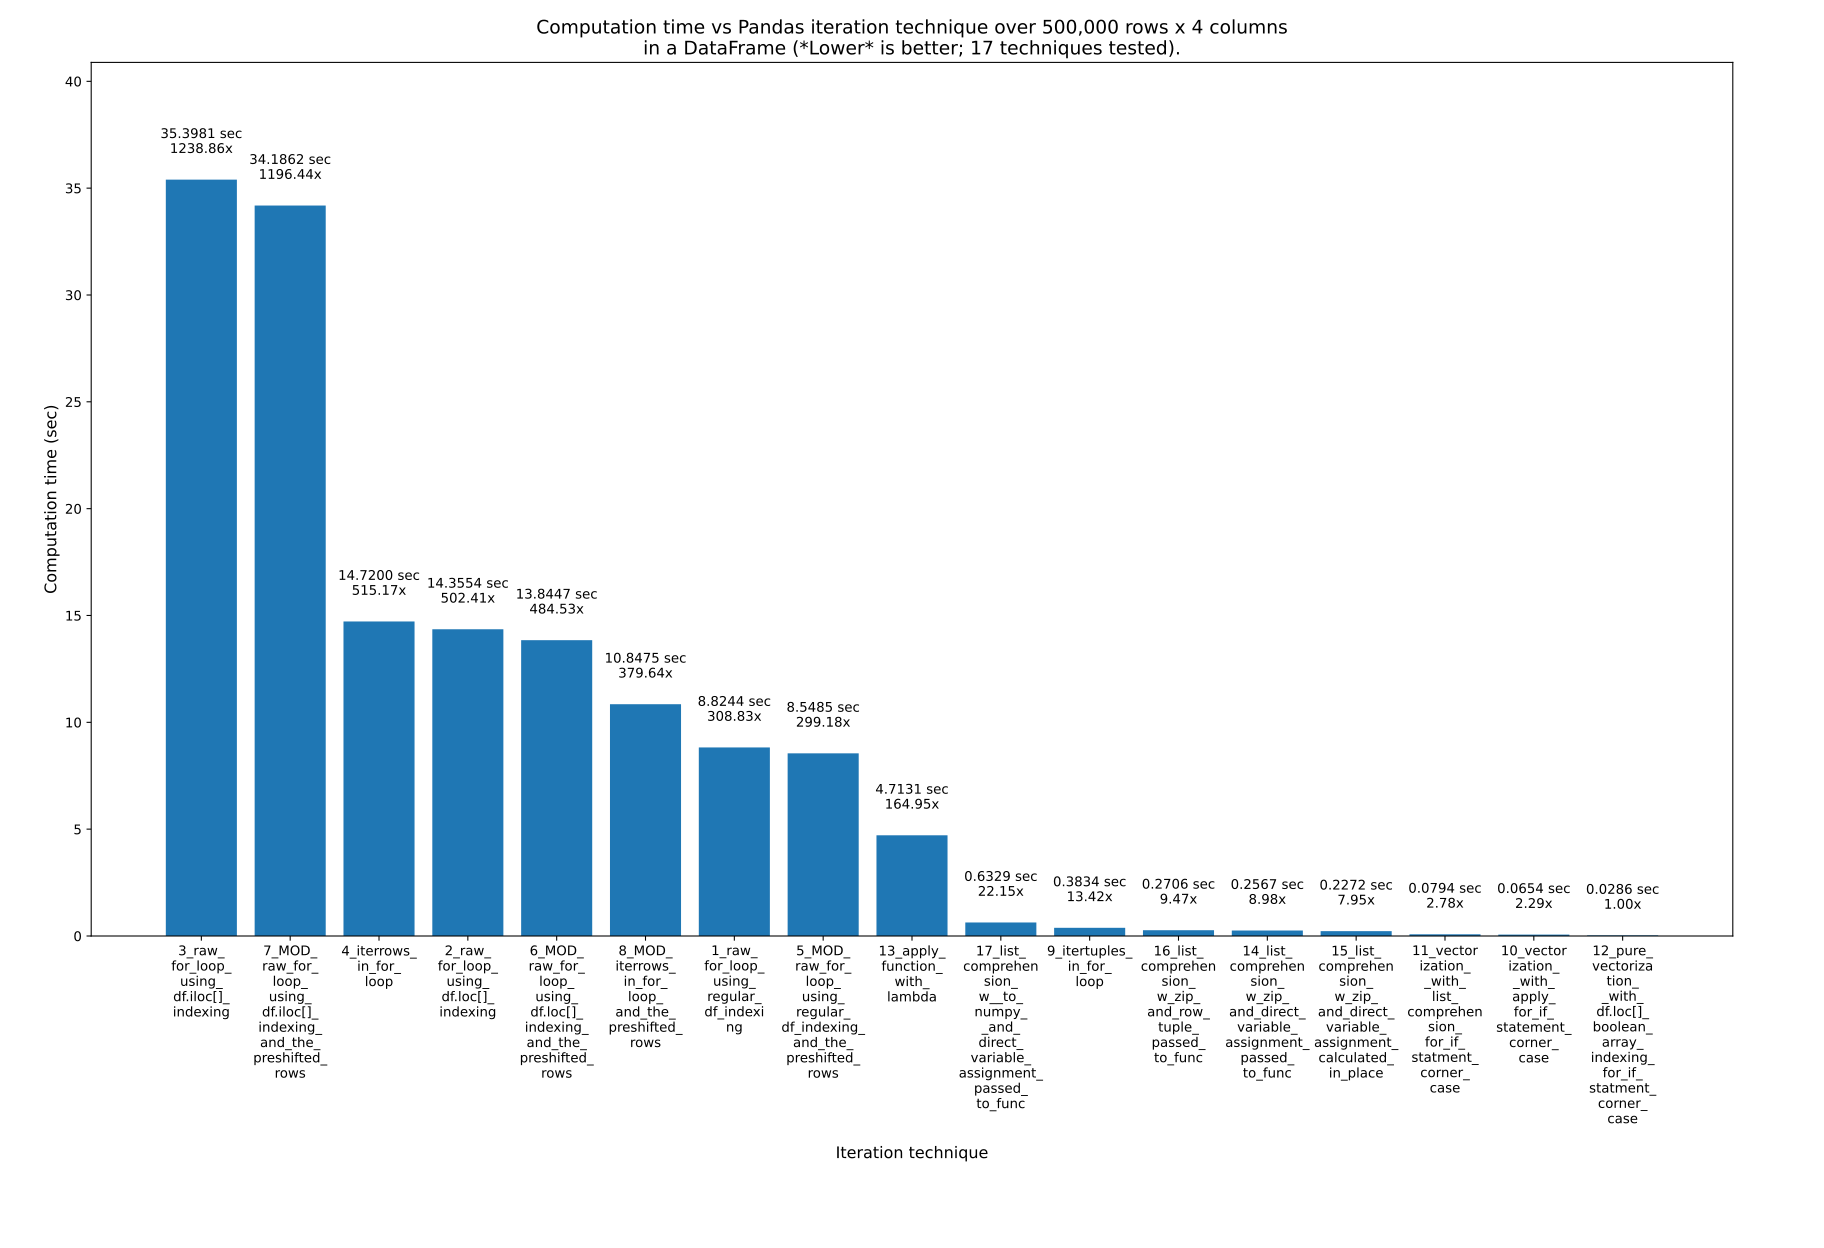

Write the Python code that produced this figure.
#!/usr/bin/env python3

"""
This file is part of eRCaGuy_hello_world:
https://github.com/ElectricRCAircraftGuy/eRCaGuy_hello_world

GS
Sept. 2023

Same as "pandas_dataframe_iteration_vs_vectorization_vs_list_comprehension_speed_tests.py", except
modify (hence the name "_mod") the first 4 techniques which iterate to NOT have the following `if`
statement check in them which may slow them down substantially:

            if i < 2 or i > len(df)-2:
                continue

I want to see how much faster those `for` loop techniques are withOUT having 2 million extra `if`
statement checks in them.
- So, this file now has **17** instead of 13 techniques in it.
- Search this file for the word "mod:" (case-INsensitive) to see the changes. OR, use `meld` to
  compare the two files:
  ```bash
  meld pandas_dataframe_iteration_vs_vectorization_vs_list_comprehension_speed_tests.py \
      pandas_dataframe_iteration_vs_vectorization_vs_list_comprehension_speed_tests_mod.py
  ```

Status: Done and works!

keywords: (keywords)

Check this script with `pylint` v2.0.0 or later. See "eRCaGuy_hello_world/python/README.md" for
installation instructions to install the latest version from GitHub.
For a list of all error codes, such as `C0301`, `C0116`, `W0105`, etc., see here:
https://pylint.pycqa.org/en/latest/messages/messages_list.html
```bash
pylint pandas_dataframe_iteration_vs_vectorization_vs_list_comprehension_speed_tests.py
```

Run command:
```bash
./pandas_dataframe_iteration_vs_vectorization_vs_list_comprehension_speed_tests.py
# OR
python3 pandas_dataframe_iteration_vs_vectorization_vs_list_comprehension_speed_tests.py
```

References:
1. "pandas_read_and_plot_csv.py"
1. How to iterate over rows in a DataFrame in Pandas
    1. https://stackoverflow.com/a/55557758/4561887
    1. https://stackoverflow.com/a/59413206/4561887
1. My answer on Python timestamps: https://stackoverflow.com/a/73482099/4561887


"""

import matplotlib.pyplot as plt
import numpy as np
import os
import pandas as pd
from pandas.testing import assert_series_equal
import re
import time

# See: "eRCaGuy_hello_world/python/import_helper.py"
FULL_PATH_TO_SCRIPT = os.path.abspath(__file__)
SCRIPT_DIRECTORY = str(os.path.dirname(FULL_PATH_TO_SCRIPT))
FILENAME = os.path.basename(FULL_PATH_TO_SCRIPT)
FILENAME_NO_EXTENSION = os.path.splitext(FILENAME)[0]

# For text formatting and colorization in the terminal.
# - See my ANSI format library here:
#   https://github.com/ElectricRCAircraftGuy/eRCaGuy_hello_world/blob/master/bash/ansi_text_format_lib.sh
ANSI_START = "\033["    # start of an ANSI formatting sequence
ANSI_FG_GRE = ";32"     # foreground color green
ANSI_FG_BLU = ";34"     # foreground color blue
ANSI_FG_BR_BLU = ";94"  # foreground color bright blue
ANSI_END = "m"          # end of an ANSI formatting sequence
ANSI_OFF = f"{ANSI_START}{ANSI_END}"
FGR = f"{ANSI_START}{ANSI_FG_GRE}{ANSI_END}"     # green text
FBL = f"{ANSI_START}{ANSI_FG_BLU}{ANSI_END}"     # blue text
FBB = f"{ANSI_START}{ANSI_FG_BR_BLU}{ANSI_END}"  # bright blue text
F = ANSI_OFF


def mkdir(directory):
    if not os.path.exists(directory):
        os.makedirs(directory)


DEBUG_ON = False  # set to False to disable debug prints

def debug_print(*args, **kwargs):
    if DEBUG_ON:
        print("DEBUG: ", *args, **kwargs)


def save_figure(filename):
    plt.savefig(f'{SCRIPT_DIRECTORY}/{filename}.svg')
    plt.savefig(f'{SCRIPT_DIRECTORY}/{filename}.png')


def add_newlines_every_n_chars(s, n):
    """
    ********** NOTE **********
    ORIGINALLY COPIED from my own code in "pandas_plot_bar_chart_better_GREAT_AUTOLABEL_DATA.py",
    but this here is now the most-up-to-date version of it.
    **************************

    Add a newline character to a string at the nearest underscore (`_`), space (` `), or dash (`-`)
    to the nth character. This is useful for making long labels fit on a plot.

    - Aided by GitHub CoPilot

    TODO:
    1. [ ] add unit tests. Example test cases/strings:
        name = "8_list_comprehension_w__to_numpy__and_direct_variable_assignment"
        name = "8_list comprehension_w__to_numpy--and_direct-variable assignment"
        name = "8listcomprehensionwtonumpyanddirectvariableassignment"
    1. [x] think through this really deeply and make sure it's correct. I'm not sure it's right, and
       it could easily have some "off by one" type problems in the logic and indexing!
       DONE!: the logic is correct; tested by carefully studying the debugging prints!
    """
    # return '\n'.join(s[i:i+n] for i in range(0, len(s), n))

    regex_pattern = r"[ _-]"

    remaining_chars = len(s)
    i_start = 0

    while remaining_chars > n:
        # If there is no underscore in the range, split at the nth character from the start, so make
        # this the default
        split_index = i_start + n
        if split_index >= len(s):
            break

        debug_print(f"len(s) = {len(s)}; n = {n}; n//2 = {n//2}")
        debug_print(f"bytes object (s.encode()) = {s.encode()}")
        debug_print(f"remaining_chars = {remaining_chars}")
        debug_print(f"i_start = {i_start}")
        debug_print(f"split_index = {split_index}")

        # Find the char of interest which is nearest to the nth character
        # See: https://docs.python.org/3/library/re.html#re.search
        match = re.search(regex_pattern, s[i_start + n//2:i_start + n + n//2])
        if match:
            debug_print(f"match.start() (offset by (i_start + n//2) = "
                      + f"{i_start + n//2}) = {match.start()}")

            # If there is a match, split one char to the right of the match, just after the matching
            # char we found
            split_index = i_start + n//2 + match.start() + 1
            debug_print(f"split_index = i_start + n//2 + match.start() + 1 = "
                      + f"{i_start} + {n//2} + {match.start()} + 1 = {split_index}")
            if split_index >= len(s):
                break

        # Split the string
        s = s[:split_index] + '\n' + s[split_index:]

        remaining_chars = len(s) - split_index - 1  # subtract the 1 we added above
        i_start = split_index + 1  # + 1 to go to the right of the newline char we just inserted

        debug_print(f"len(s) = {len(s)}; n = {n}; n//2 = {n//2}")
        debug_print(f"bytes object (s.encode()) = {s.encode()}")
        debug_print(f"remaining_chars = {remaining_chars}")
        debug_print(f"i_start = {i_start}")
        debug_print()

    return s


def plot_data(results_df, num_data_rows, num_data_cols):
    """
    Plot **and automatically label** the data in the given dataframe.

    ********** NOTE **********
    - This code was copied from:
      "eRCaGuy_hello_world/python/pandas_plot_bar_chart_better_GREAT_AUTOLABEL_DATA.py", but
      this here is now the most-up-to-date version of it.
    **************************
    """

    # create a bar chart
    fig = plt.figure(figsize=(19, 13))  # default is `(6.4, 4.8)` inches
    plt.bar(results_df["Method_short_names"], results_df["Time_sec"])
    plt.title(f'Computation time vs Pandas iteration technique over {num_data_rows:,} rows ' +
              f'x {num_data_cols} columns\n' +
              f'in a DataFrame (*Lower* is better; {len(results_df)} techniques tested).',
              fontsize=14)
    plt.xlabel('Iteration technique', labelpad=15, fontsize=12) # use labelpad to lower the label
    plt.ylabel('Computation time (sec)', fontsize=12)

    # Prepare to add text labels to each bar
    results_df["text_x"] = results_df.index # use the indices as the x-positions
    results_df["text_y"] = results_df["Time_sec"] + 0.05*results_df["Time_sec"].max()
    results_df["time_multiplier"] = results_df["Time_sec"] / results_df["Time_sec"].min()
    results_df["text_label"] = (results_df["Time_sec"].map("{:.4f} sec\n".format) +
                                results_df["time_multiplier"].map("{:.2f}x".format))

    # Use a list comprehension to actually call `plot.text()` to **automatically add a plot label**
    # for each row in the dataframe
    [
        plt.text(
            text_x,
            text_y,
            text_label,
            horizontalalignment='center',
            verticalalignment='center'
        ) for text_x, text_y, text_label
        in zip(
            results_df["text_x"],
            results_df["text_y"],
            results_df["text_label"]
        )
    ]

    print(f"results_df =\n{results_df}")

    ymin, ymax = plt.ylim()
    plt.ylim(ymin, ymax*1.1)  # add 10% to the top of the y-axis
    # increase the whitespace under the figure to leave space for long, wrapping labels; decrease
    # the whitespace on all other sides
    fig.subplots_adjust(left=0.05, right=0.95, top=0.95, bottom=0.25)
    save_figure(FILENAME_NO_EXTENSION)


def calculate_new_column_b_value(b_value):
    b_value_new = (6 * b_value) if b_value > 0 else (60 * b_value)  # Python ternary operator
    return b_value_new


def calculate_val(
        A_i_minus_2,
        A_i_minus_1,
        A,
        A_i_plus_1,
        B,
        C,
        D):
    """
    Calculate and return a new value, `val`, by performing the following equation:
    val_i = 2 * A_(i-2)
          + 3 * A_(i-1)
          + 4 * A_i
          + 5 * A_(i+1)
          + ((6 * B_i) if B > 0 else (60 * B_i))  # don't forget parenthesis around the whole line!
          + 7 * C_i
          - 8 * D_i
    """
    val = (
        2 * A_i_minus_2
        + 3 * A_i_minus_1
        + 4 * A
        + 5 * A_i_plus_1
        # Python ternary operator; don't forget parentheses around the entire ternary expression!
        + ((6 * B) if B > 0 else (60 * B))
        + 7 * C
        - 8 * D
    )
    return val


def assert_all_results_are_equal(df_dict):
    """
    Assert that all val series objects from each calculation technique are the same.
    """
    print()
    # Get the first technique's val series as the "golden" one to compare against
    df_first = df_dict[list(df_dict.keys())[0]]
    series_first = df_first["val"]
    for name, df in df_dict.items():
        print(f"Checking stats for technique \"{name}\"")

        debug_print(df)
        debug_print(f"\ndf.dtypes =\n{df.dtypes}\n\n")

        assert_series_equal(df["val"], series_first)

    print(f"{FGR}Tests passed: the results of all techniques are equal!{F}\n")
    print(f"df_first =\n{df_first}\n\n")
    print(f"Summary statistics:\n{series_first.describe()}")


def run_and_time_this_technique(name, technique_to_run_and_time, df_original, dt_sec, df_dict):
    """
    Run and time a DataFrame iteration technique.

    Args:
    - technique_to_run_and_time: a function to run and time; this must be a closure which has access to
        the variables in `main()'s scope.
    """
    df = df_original.copy()  # make a copy of the original dataframe to work with

    time_start_sec = time.monotonic()
    technique_to_run_and_time(df)
    time_end_sec = time.monotonic()

    val = df["val"]
    print(f"len(val) = {len(val)}") # debugging
    # print(f"val[:10] = {val[:10]}") # debugging
    # print(f"val[-10:] = {val[-10:]}") # debugging

    dt_sec[name] = time_end_sec - time_start_sec
    # Note: no need to `.copy()` this again, since we created `df` from a copy above already
    df_dict[name] = df

    print(f"{FBL}dt_sec[{name}] = {dt_sec[name]:.6f} sec{F}")
    print(f'df_dict[{name}]:\n------\n{df_dict[name]}')


def main():
    """
    The main function of this program.
    """

    mkdir(f"{SCRIPT_DIRECTORY}/../fake_data/figures")

    # Create an array (numpy list of lists) of fake data
    MIN_VAL = -1000
    MAX_VAL = 1000
    # NUM_ROWS = 10_000_000
    # NUM_ROWS = 2_000_000  # default for final tests
    # NUM_ROWS = 1_000_000
    NUM_ROWS = 500_000  # long enough for fast but "good" tests
    # NUM_ROWS = 100_000
    # NUM_ROWS = 10_000  # default for rapid development & initial tests
    NUM_COLS = 4
    data = np.random.randint(MIN_VAL, MAX_VAL, size=(NUM_ROWS, NUM_COLS))

    # Now convert it to a Pandas DataFrame with columns named "A", "B", "C", and "D"
    df_original = pd.DataFrame(data, columns=["A", "B", "C", "D"])
    print(f"dataframe = \n{df_original}")

    # Now calculate a new column, "val", using a variety of techniques, by following the formula
    # inside `calculate_val()`

    dt_sec = {}  # dictionary of time deltas in seconds
    df_dict = {}   # dictionary mapping string names to Pandas DataFrame objects
    technique_num = 0

    # ==============================================================================================
    technique_num += 1
    print(f"\n=== Technique {technique_num}: raw Python `for` loop using regular df indexing ===")
    # ==============================================================================================
    name = f"{technique_num}_raw_for_loop_using_regular_df_indexing"
    def technique_to_run_and_time(df):

        val = [np.NAN]*len(df)
        for i in range(len(df)):
            if i < 2 or i > len(df)-2:
                continue

            val[i] = calculate_val(
                df["A"][i-2],
                df["A"][i-1],
                df["A"][i],
                df["A"][i+1],
                df["B"][i],
                df["C"][i],
                df["D"][i],
            )
        df["val"] = val  # put this column back into the dataframe

    run_and_time_this_technique(name, technique_to_run_and_time, df_original, dt_sec, df_dict)

    # ==============================================================================================
    technique_num += 1
    print(f"\n=== Technique {technique_num}: raw Python `for` loop using `df.loc[]` " +
           "label-based indexing ===")
    # ==============================================================================================
    name = f"{technique_num}_raw_for_loop_using_df.loc[]_indexing"
    def technique_to_run_and_time(df):

        val = [np.NAN]*len(df)
        for i in range(len(df)):
            if i < 2 or i > len(df)-2:
                continue

            val[i] = calculate_val(
                df.loc[i-2, "A"],
                df.loc[i-1, "A"],
                df.loc[i,   "A"],
                df.loc[i+1, "A"],
                df.loc[i,   "B"],
                df.loc[i,   "C"],
                df.loc[i,   "D"],
            )

        df["val"] = val  # put this column back into the dataframe

    run_and_time_this_technique(name, technique_to_run_and_time, df_original, dt_sec, df_dict)

    # ==============================================================================================
    technique_num += 1
    print(f"\n=== Technique {technique_num}: raw Python `for` loop using `df.iloc[]` " +
           "index-based indexing ===")
    # ==============================================================================================
    name = f"{technique_num}_raw_for_loop_using_df.iloc[]_indexing"
    def technique_to_run_and_time(df):

        # column indices
        i_A = 0
        i_B = 1
        i_C = 2
        i_D = 3

        val = [np.NAN]*len(df)
        for i in range(len(df)):
            if i < 2 or i > len(df)-2:
                continue

            val[i] = calculate_val(
                df.iloc[i-2, i_A],
                df.iloc[i-1, i_A],
                df.iloc[i,   i_A],
                df.iloc[i+1, i_A],
                df.iloc[i,   i_B],
                df.iloc[i,   i_C],
                df.iloc[i,   i_D],
            )

        df["val"] = val  # put this column back into the dataframe

    run_and_time_this_technique(name, technique_to_run_and_time, df_original, dt_sec, df_dict)

    # ==============================================================================================
    technique_num += 1
    print(f"\n=== Technique {technique_num} [BAD-**NEVER** USE!]: use `iterrows()` in a Python `for` loop ===")
    # ==============================================================================================
    name = f"{technique_num}_iterrows_in_for_loop"
    def technique_to_run_and_time(df):

        val = [np.NAN]*len(df)
        for index, row in df.iterrows():
            if index < 2 or index > len(df)-2:
                continue

            val[index] = calculate_val(
                df["A"][index-2],
                df["A"][index-1],
                row["A"],
                df["A"][index+1],
                row["B"],
                row["C"],
                row["D"],
            )

        df["val"] = val  # put this column back into the dataframe

    run_and_time_this_technique(name, technique_to_run_and_time, df_original, dt_sec, df_dict)

    # ==============================================================================================
    print("\n=== For all of the next examples, we must first prepare the dataframe by adding\n" +
          "columns with previous and next values: A_(i-2), A_(i-1), and A_(i+1). ===")
    # ==============================================================================================
    name = "adding_shifted_data"

    time_start_sec = time.monotonic()

    df_original["A_i_minus_2"] = df_original["A"].shift(2)  # val at index i-2
    df_original["A_i_minus_1"] = df_original["A"].shift(1)  # val at index i-1
    df_original["A_i_plus_1"] = df_original["A"].shift(-1)  # val at index i+1

    # Note: to ensure that no partial calculations are ever done with rows which have NaN values due
    # to the shifting, we can either drop such rows with `.dropna()`, or set all values in these
    # rows to NaN. I'll choose the latter so that the stats that will be generated with the
    # techniques below will end up matching the stats which were produced by the prior techniques
    # above.
    # df_original = df_original.dropna()
    df_original.iloc[:2, :] = np.NAN   # slicing operators: first two rows, all columns
    df_original.iloc[-1:, :] = np.NAN  # slicing operators: last row, all columns

    time_end_sec = time.monotonic()
    dt_sec[name] = time_end_sec - time_start_sec
    print(f"{FBL}dt_sec[{name}] = {dt_sec[name]:.6f} sec{F}")

    # ==============================================================================================
    # MOD: using the pre-shifted rows
    technique_num += 1
    print(f"\n=== Technique {technique_num}: raw Python `for` loop using regular df indexing "
          f"and the pre-shifted rows ===")
    # ==============================================================================================
    name = f"{technique_num}_MOD_raw_for_loop_using_regular_df_indexing_and_the_preshifted_rows"
    def technique_to_run_and_time(df):

        val = [np.NAN]*len(df)
        for i in range(len(df)):
            val[i] = calculate_val(
                df["A_i_minus_2"][i],
                df["A_i_minus_1"][i],
                df["A"][i],
                df["A_i_plus_1"][i],
                df["B"][i],
                df["C"][i],
                df["D"][i],
            )
        df["val"] = val  # put this column back into the dataframe

    run_and_time_this_technique(name, technique_to_run_and_time, df_original, dt_sec, df_dict)

    # ==============================================================================================
    # MOD: using the pre-shifted rows
    technique_num += 1
    print(f"\n=== Technique {technique_num}: raw Python `for` loop using `df.loc[]` " +
           "label-based indexing and the pre-shifted rows ===")
    # ==============================================================================================
    name = f"{technique_num}_MOD_raw_for_loop_using_df.loc[]_indexing_and_the_preshifted_rows"
    def technique_to_run_and_time(df):

        val = [np.NAN]*len(df)
        for i in range(len(df)):
            val[i] = calculate_val(
                df.loc[i, "A_i_minus_2"],
                df.loc[i, "A_i_minus_1"],
                df.loc[i, "A"],
                df.loc[i, "A_i_plus_1"],
                df.loc[i, "B"],
                df.loc[i, "C"],
                df.loc[i, "D"],
            )

        df["val"] = val  # put this column back into the dataframe

    run_and_time_this_technique(name, technique_to_run_and_time, df_original, dt_sec, df_dict)

    # ==============================================================================================
    # MOD: using the pre-shifted rows
    technique_num += 1
    print(f"\n=== Technique {technique_num}: raw Python `for` loop using `df.iloc[]` " +
           "index-based indexing and the pre-shifted rows ===")
    # ==============================================================================================
    name = f"{technique_num}_MOD_raw_for_loop_using_df.iloc[]_indexing_and_the_preshifted_rows"
    def technique_to_run_and_time(df):

        # column indices
        i_A = 0
        i_B = 1
        i_C = 2
        i_D = 3

        # These columns were added last, so these indices are the last 3 columns
        i_A_minus_2 = -3
        i_A_minus_1 = -2
        i_A_plus_1 = -1

        val = [np.NAN]*len(df)
        for i in range(len(df)):
            val[i] = calculate_val(
                df.iloc[i, i_A_minus_2],
                df.iloc[i, i_A_minus_1],
                df.iloc[i, i_A],
                df.iloc[i, i_A_plus_1],
                df.iloc[i, i_B],
                df.iloc[i, i_C],
                df.iloc[i, i_D],
            )

        df["val"] = val  # put this column back into the dataframe

    run_and_time_this_technique(name, technique_to_run_and_time, df_original, dt_sec, df_dict)

    # ==============================================================================================
    # MOD: using the pre-shifted rows
    technique_num += 1
    print(f"\n=== Technique {technique_num} [BAD-**NEVER** USE!]: use `iterrows()` in a Python "
          f"`for` loop, and the pre-shifted rows ===")
    # ==============================================================================================
    name = f"{technique_num}_MOD_iterrows_in_for_loop_and_the_preshifted_rows"
    def technique_to_run_and_time(df):

        val = [np.NAN]*len(df)
        for index, row in df.iterrows():
            val[index] = calculate_val(
                row["A_i_minus_2"],
                row["A_i_minus_1"],
                row["A"],
                row["A_i_plus_1"],
                row["B"],
                row["C"],
                row["D"],
            )

        df["val"] = val  # put this column back into the dataframe

    run_and_time_this_technique(name, technique_to_run_and_time, df_original, dt_sec, df_dict)

    # ==============================================================================================
    technique_num += 1
    print(f"\n=== Technique {technique_num}: named `itertuples()` in a Python `for` loop ===")
    # See here for this and other `itertuples()`-based techniques:
    # https://stackoverflow.com/a/59413206/4561887
    # ==============================================================================================
    name = f"{technique_num}_itertuples_in_for_loop"
    def technique_to_run_and_time(df):

        val = [np.NAN]*len(df)
        for row in df.itertuples():
            val[row.Index] = calculate_val(
                row.A_i_minus_2,
                row.A_i_minus_1,
                row.A,
                row.A_i_plus_1,
                row.B,
                row.C,
                row.D,
            )

        df["val"] = val  # put this column back into the dataframe

    run_and_time_this_technique(name, technique_to_run_and_time, df_original, dt_sec, df_dict)

    # ==============================================================================================
    technique_num += 1
    print(f"\n=== Technique {technique_num}: vectorization, w/`apply()` for " +
           "if statement corner-case ===")
    # ==============================================================================================
    name = f"{technique_num}_vectorization__with_apply_for_if_statement_corner_case"
    def technique_to_run_and_time(df):

        # In this particular example, since we have an embedded `if-else` statement for the `B` column,
        # pure vectorization is less intuitive. So, first we'll calculate a new `B` column using
        # **`apply()`**, then we'll use vectorization for the rest.
        df["B_new"] = df["B"].apply(calculate_new_column_b_value)
        # OR (same thing, but with a lambda function instead)
        # df["B_new"] = df["B"].apply(lambda x: (6 * x) if x > 0 else (60 * x))

        # Now we can use vectorization for the rest. "Vectorization" in this case means to simply use
        # the column series variables in equations directly, without manually iterating over them.
        # Pandas DataFrames will handle the underlying iteration automatically for you. You just focus
        # on the math.
        df["val"] = (
            2 * df["A_i_minus_2"]
            + 3 * df["A_i_minus_1"]
            + 4 * df["A"]
            + 5 * df["A_i_plus_1"]
            + df["B_new"]
            + 7 * df["C"]
            - 8 * df["D"]
        )

    run_and_time_this_technique(name, technique_to_run_and_time, df_original, dt_sec, df_dict)

    # ==============================================================================================
    technique_num += 1
    print(f"\n=== Technique {technique_num}: vectorization, w/list comprehension for " +
           "if statement corner-case ===")
    # ==============================================================================================
    name = f"{technique_num}_vectorization__with_list_comprehension_for_if_statment_corner_case"
    def technique_to_run_and_time(df):

        # In this particular example, since we have an embedded `if-else` statement for the `B` column,
        # pure vectorization is less intuitive. So, first we'll calculate a new `B` column using **list
        # comprehension**, then we'll use vectorization for the rest.
        df["B_new"] = [
            calculate_new_column_b_value(b_value) for b_value in df["B"]
        ]

        # Now we can use vectorization for the rest. "Vectorization" in this case means to simply use
        # the column series variables in equations directly, without manually iterating over them.
        # Pandas DataFrames will handle the underlying iteration automatically for you. You just focus
        # on the math.
        df["val"] = (
            2 * df["A_i_minus_2"]
            + 3 * df["A_i_minus_1"]
            + 4 * df["A"]
            + 5 * df["A_i_plus_1"]
            + df["B_new"]
            + 7 * df["C"]
            - 8 * df["D"]
        )

    run_and_time_this_technique(name, technique_to_run_and_time, df_original, dt_sec, df_dict)

    # ==============================================================================================
    technique_num += 1
    print(f"\n=== Technique {technique_num}: pure vectorization: w/`df.loc[]` " +
           "boolean array indexing for if statement corner-case ===")
    # ==============================================================================================
    name = f"{technique_num}_pure_vectorization__with_df.loc[]_boolean_array_indexing_for_if_statment_corner_case"
    def technique_to_run_and_time(df):

        # If statement to evaluate:
        #
        #     if B > 0:
        #         B_new = 6 * B
        #     else:
        #         B_new = 60 * B
        #
        # In this particular example, since we have an embedded `if-else` statement for the `B` column,
        # we can use some boolean array indexing through `df.loc[]` for some pure vectorization magic.
        #
        # Explanation:
        #
        # Long:
        # The format is: `df.loc[rows, columns]`, except in this case, the rows are specified by a
        # "boolean array" (AKA: a boolean expression, list of booleans, or "boolean mask"), specifying
        # all rows where `B` is
        # > 0. Then, only in that `B` column for those rows, set the value accordingly. After we do this
        # for where `B` is > 0, we do the same thing for where `B` is <= 0, except with the other
        # equation.
        #
        # Short:
        # For all rows where the boolean expression applies, set the column value accordingly.
        #
        # GitHub CoPilot first showed me this `.loc[]` technique.
        # See also the official documentation:
        # https://pandas.pydata.org/docs/reference/api/pandas.DataFrame.loc.html
        #
        # 1st: handle the > 0 case
        df["B_new"] = df.loc[df["B"] > 0, "B"] * 6
        # 2nd: handle the <= 0 case, merging the results into the previously-created "B_new" column
        # - NB: this doesn't work; it overwrites and replaces the whole "B_new" column instead:
        #
        #       df["B_new"] = df.loc[df["B"] <= 0, "B"] * 60
        #
        df.loc[df["B"] <= 0, "B_new"] = df.loc[df["B"] <= 0, "B"] * 60

        # Now use normal vectorization for the rest.
        df["val"] = (
            2 * df["A_i_minus_2"]
            + 3 * df["A_i_minus_1"]
            + 4 * df["A"]
            + 5 * df["A_i_plus_1"]
            + df["B_new"]
            + 7 * df["C"]
            - 8 * df["D"]
        )

    run_and_time_this_technique(name, technique_to_run_and_time, df_original, dt_sec, df_dict)

    # ==============================================================================================
    technique_num += 1
    print(f"\n=== Technique {technique_num}: using the `apply()` function with a lambda ===")
    # See:
    # 1. How to use `apply()` with multiple columns in a given row!:
    # https://stackoverflow.com/a/30566899/4561887
    # 1. https://pandas.pydata.org/docs/reference/api/pandas.DataFrame.apply.html
    # ==============================================================================================
    name = f"{technique_num}_apply_function_with_lambda"
    def technique_to_run_and_time(df):

        df["val"] = df.apply(
            lambda row: calculate_val(
                row["A_i_minus_2"],
                row["A_i_minus_1"],
                row["A"],
                row["A_i_plus_1"],
                row["B"],
                row["C"],
                row["D"]
            ),
            axis='columns' # same as `axis=1`: "apply function to each row", rather than to each column
        )

    run_and_time_this_technique(name, technique_to_run_and_time, df_original, dt_sec, df_dict)

    # ==============================================================================================
    technique_num += 1
    print(f"\n=== Technique {technique_num} [EASIEST/VERY GOOD]: using a list comprehension " +
           "with `zip()` and direct variable assignment passed to func ===")
    # For more styles and ways to use list comprehensions, see:
    # https://stackoverflow.com/a/55557758/4561887
    # ==============================================================================================
    name = f"{technique_num}_list_comprehension_w_zip_and_direct_variable_assignment_passed_to_func"
    def technique_to_run_and_time(df):

        df["val"] = [
            # Note: you *could* do the calculations directly here instead of using a
            # function call, so long as you don't have indented code blocks such as
            # sub-routines or multi-line if statements.
            #
            # I'm using a function call.
            calculate_val(
                A_i_minus_2,
                A_i_minus_1,
                A,
                A_i_plus_1,
                B,
                C,
                D
            ) for A_i_minus_2, A_i_minus_1, A, A_i_plus_1, B, C, D
            in zip(
                df["A_i_minus_2"],
                df["A_i_minus_1"],
                df["A"],
                df["A_i_plus_1"],
                df["B"],
                df["C"],
                df["D"]
            )
        ]

    run_and_time_this_technique(name, technique_to_run_and_time, df_original, dt_sec, df_dict)

    # ==============================================================================================
    technique_num += 1
    print(f"\n=== Technique {technique_num} [EASIEST/VERY GOOD]: using a list comprehension " +
           "with `zip()` and direct variable assignment calculated in place ===")
    # For more styles and ways to use list comprehensions, see:
    # https://stackoverflow.com/a/55557758/4561887
    # ==============================================================================================
    name = f"{technique_num}_list_comprehension_w_zip_and_direct_variable_assignment_calculated_in_place"
    def technique_to_run_and_time(df):

        df["val"] = [
            2 * A_i_minus_2
            + 3 * A_i_minus_1
            + 4 * A
            + 5 * A_i_plus_1
            # Python ternary operator; don't forget parentheses around the entire ternary expression!
            + ((6 * B) if B > 0 else (60 * B))
            + 7 * C
            - 8 * D
            for A_i_minus_2, A_i_minus_1, A, A_i_plus_1, B, C, D
            in zip(
                df["A_i_minus_2"],
                df["A_i_minus_1"],
                df["A"],
                df["A_i_plus_1"],
                df["B"],
                df["C"],
                df["D"]
            )
        ]

    run_and_time_this_technique(name, technique_to_run_and_time, df_original, dt_sec, df_dict)

    # ==============================================================================================
    technique_num += 1
    print(f"\n=== Technique {technique_num}: using a list comprehension with `zip()` and `row` " +
          "tuple passed to func ===")
    # For more styles and ways to use list comprehensions, see:
    # https://stackoverflow.com/a/55557758/4561887
    # ==============================================================================================
    name = f"{technique_num}_list_comprehension_w_zip_and_row_tuple_passed_to_func"
    def technique_to_run_and_time(df):

        df["val"] = [
            calculate_val(
                row[0],
                row[1],
                row[2],
                row[3],
                row[4],
                row[5],
                row[6],
            ) for row
            in zip(
                df["A_i_minus_2"],
                df["A_i_minus_1"],
                df["A"],
                df["A_i_plus_1"],
                df["B"],
                df["C"],
                df["D"]
            )
        ]

    run_and_time_this_technique(name, technique_to_run_and_time, df_original, dt_sec, df_dict)

    # ==============================================================================================
    technique_num += 1
    print(f"\n=== Technique {technique_num}: using a list comprehension with `.to_numpy()` " +
          "and direct variable assignment passed to func ===")
    # Notes:
    # 1. This could be done with a `row` tuple, as just above, too, but I won't show that minor
    # variation.
    # 1. For more styles and ways to use list comprehensions, see:
    # https://stackoverflow.com/a/55557758/4561887. This answer also states:
    #   > When dealing with mixed data types you should iterate over `zip(df['A'], df['B'], ...)`
    #   > instead of `df[['A', 'B']].to_numpy()` as the latter implicitly upcasts data to the most
    #   > common type. As an example, if `A` is numeric and `B` is string, `to_numpy()` will cast
    #   > the entire array to string, which may not be what you want. Fortunately, zipping your
    #   > columns together is the most straightforward workaround to this.
    # ==============================================================================================
    name = f"{technique_num}_list_comprehension_w__to_numpy__and_direct_variable_assignment_passed_to_func"
    def technique_to_run_and_time(df):

        df["val"] = [
            # Note: you *could* do the calculations directly here instead of using a
            # function call, so long as you don't have indented code blocks such as
            # sub-routines or multi-line if statements.
            #
            # I'm using a function call.
            calculate_val(
                A_i_minus_2,
                A_i_minus_1,
                A,
                A_i_plus_1,
                B,
                C,
                D
            ) for A_i_minus_2, A_i_minus_1, A, A_i_plus_1, B, C, D
            # Note: this `[[...]]` double-bracket indexing is used to select a subset of columns
            # from the dataframe. The inner `[]` brackets create a list from the column names within
            # them, and the outer `[]` brackets accept this list to index into the dataframe and
            # select just this list of columns, in that order.
            # - See the official documentation on it here:
            #   https://pandas.pydata.org/docs/user_guide/indexing.html#basics
            #   - Search for the phrase "You can pass a list of columns to [] to select columns in
            #     that order."
            #   - I learned this from this comment here:
            #     https://stackoverflow.com/questions/16476924/how-to-iterate-over-rows-in-a-dataframe-in-pandas/55557758#comment136020567_55557758
            # - One of the **list comprehension** examples in this answer here uses `.to_numpy()`
            #   like this: https://stackoverflow.com/a/55557758/4561887
            in df[[
                "A_i_minus_2",
                "A_i_minus_1",
                "A",
                "A_i_plus_1",
                "B",
                "C",
                "D"
            ]].to_numpy()  # NB: `.values` works here too, but is deprecated. See:
                        # https://pandas.pydata.org/pandas-docs/stable/reference/api/pandas.DataFrame.values.html
        ]

    run_and_time_this_technique(name, technique_to_run_and_time, df_original, dt_sec, df_dict)

    # =================================== END OF TECHNIQUES ========================================
    # Collect and prepare data for plotting
    # ==============================================================================================
    assert_all_results_are_equal(df_dict)
    print()

    # delete this key/value pair since it is not needed for plotting
    del dt_sec["adding_shifted_data"]

    results_dict = {
        "Method": list(dt_sec.keys()),
        "Time_sec": list(dt_sec.values()),
    }
    results_df = pd.DataFrame(results_dict) # columns are "Method" and "Time_sec"
    results_df = results_df.sort_values(by="Time_sec", axis='rows', ascending=False)
    # Be sure to reset the indices after sorting, or else the indices will be sorted out of their
    # original order now too!
    # - Note: this defaults to `drop=False`, which means the old indices will be kept in a new column
    #   called "index" now. If you want to drop the old indices instead of putting them into a new
    #   column, pass argument `drop=True`.
    results_df = results_df.reset_index()
    results_df["Method_short_names"] = results_df["Method"].apply(
        lambda s: add_newlines_every_n_chars(s, 9))

    # Now plot the results in a bar chart
    plot_data(results_df, NUM_ROWS, NUM_COLS)

    plt.show()  # show all figures


# Only run `main()` if this script is **run**, NOT imported
if __name__ == '__main__':
    main()



# pylint: disable-next=pointless-string-statement
"""
SAMPLE OUTPUT:

eRCaGuy_hello_world$ python/pandas_dataframe_iteration_vs_vectorization_vs_list_comprehension_speed_tests_mod.py
dataframe =
          A    B    C    D
0      -951 -955  -70 -428
1      -226 -574 -389  602
2      -218 -955  661   82
3      -646 -617 -652  625
4      -443 -471  -19 -870
...     ...  ...  ...  ...
499995 -494   21 -710 -215
499996 -379  237  495 -381
499997  496  632  132  976
499998  -51 -114  279 -337
499999   78 -326  701  198

[500000 rows x 4 columns]

=== Technique 1: raw Python `for` loop using regular df indexing ===
len(val) = 500000
dt_sec[1_raw_for_loop_using_regular_df_indexing] = 8.824408 sec
df_dict[1_raw_for_loop_using_regular_df_indexing]:
------
          A    B    C    D      val
0      -951 -955  -70 -428      NaN
1      -226 -574 -389  602      NaN
2      -218 -955  661   82 -60011.0
3      -646 -617 -652  625 -52489.0
4      -443 -471  -19 -870 -22884.0
...     ...  ...  ...  ...      ...
499995 -494   21 -710 -215  -4013.0
499996 -379  237  495 -381   9217.0
499997  496  632  132  976  -3488.0
499998  -51 -114  279 -337  -1275.0
499999   78 -326  701  198      NaN

[500000 rows x 5 columns]

=== Technique 2: raw Python `for` loop using `df.loc[]` label-based indexing ===
len(val) = 500000
dt_sec[2_raw_for_loop_using_df.loc[]_indexing] = 14.355397 sec
df_dict[2_raw_for_loop_using_df.loc[]_indexing]:
------
          A    B    C    D      val
0      -951 -955  -70 -428      NaN
1      -226 -574 -389  602      NaN
2      -218 -955  661   82 -60011.0
3      -646 -617 -652  625 -52489.0
4      -443 -471  -19 -870 -22884.0
...     ...  ...  ...  ...      ...
499995 -494   21 -710 -215  -4013.0
499996 -379  237  495 -381   9217.0
499997  496  632  132  976  -3488.0
499998  -51 -114  279 -337  -1275.0
499999   78 -326  701  198      NaN

[500000 rows x 5 columns]

=== Technique 3: raw Python `for` loop using `df.iloc[]` index-based indexing ===
len(val) = 500000
dt_sec[3_raw_for_loop_using_df.iloc[]_indexing] = 35.398073 sec
df_dict[3_raw_for_loop_using_df.iloc[]_indexing]:
------
          A    B    C    D      val
0      -951 -955  -70 -428      NaN
1      -226 -574 -389  602      NaN
2      -218 -955  661   82 -60011.0
3      -646 -617 -652  625 -52489.0
4      -443 -471  -19 -870 -22884.0
...     ...  ...  ...  ...      ...
499995 -494   21 -710 -215  -4013.0
499996 -379  237  495 -381   9217.0
499997  496  632  132  976  -3488.0
499998  -51 -114  279 -337  -1275.0
499999   78 -326  701  198      NaN

[500000 rows x 5 columns]

=== Technique 4 [BAD-**NEVER** USE!]: use `iterrows()` in a Python `for` loop ===
len(val) = 500000
dt_sec[4_iterrows_in_for_loop] = 14.720045 sec
df_dict[4_iterrows_in_for_loop]:
------
          A    B    C    D      val
0      -951 -955  -70 -428      NaN
1      -226 -574 -389  602      NaN
2      -218 -955  661   82 -60011.0
3      -646 -617 -652  625 -52489.0
4      -443 -471  -19 -870 -22884.0
...     ...  ...  ...  ...      ...
499995 -494   21 -710 -215  -4013.0
499996 -379  237  495 -381   9217.0
499997  496  632  132  976  -3488.0
499998  -51 -114  279 -337  -1275.0
499999   78 -326  701  198      NaN

[500000 rows x 5 columns]

=== For all of the next examples, we must first prepare the dataframe by adding
columns with previous and next values: A_(i-2), A_(i-1), and A_(i+1). ===
dt_sec[adding_shifted_data] = 0.014089 sec

=== Technique 5: raw Python `for` loop using regular df indexing and the pre-shifted rows ===
len(val) = 500000
dt_sec[5_MOD_raw_for_loop_using_regular_df_indexing_and_the_preshifted_rows] = 8.548541 sec
df_dict[5_MOD_raw_for_loop_using_regular_df_indexing_and_the_preshifted_rows]:
------
            A      B      C      D  A_i_minus_2  A_i_minus_1  A_i_plus_1      val
0         NaN    NaN    NaN    NaN          NaN          NaN         NaN      NaN
1         NaN    NaN    NaN    NaN          NaN          NaN         NaN      NaN
2      -218.0 -955.0  661.0   82.0       -951.0       -226.0      -646.0 -60011.0
3      -646.0 -617.0 -652.0  625.0       -226.0       -218.0      -443.0 -52489.0
4      -443.0 -471.0  -19.0 -870.0       -218.0       -646.0       539.0 -22884.0
...       ...    ...    ...    ...          ...          ...         ...      ...
499995 -494.0   21.0 -710.0 -215.0        141.0        900.0      -379.0  -4013.0
499996 -379.0  237.0  495.0 -381.0        900.0       -494.0       496.0   9217.0
499997  496.0  632.0  132.0  976.0       -494.0       -379.0       -51.0  -3488.0
499998  -51.0 -114.0  279.0 -337.0       -379.0        496.0        78.0  -1275.0
499999    NaN    NaN    NaN    NaN          NaN          NaN         NaN      NaN

[500000 rows x 8 columns]

=== Technique 6: raw Python `for` loop using `df.loc[]` label-based indexing and the pre-shifted rows ===
len(val) = 500000
dt_sec[6_MOD_raw_for_loop_using_df.loc[]_indexing_and_the_preshifted_rows] = 13.844656 sec
df_dict[6_MOD_raw_for_loop_using_df.loc[]_indexing_and_the_preshifted_rows]:
------
            A      B      C      D  A_i_minus_2  A_i_minus_1  A_i_plus_1      val
0         NaN    NaN    NaN    NaN          NaN          NaN         NaN      NaN
1         NaN    NaN    NaN    NaN          NaN          NaN         NaN      NaN
2      -218.0 -955.0  661.0   82.0       -951.0       -226.0      -646.0 -60011.0
3      -646.0 -617.0 -652.0  625.0       -226.0       -218.0      -443.0 -52489.0
4      -443.0 -471.0  -19.0 -870.0       -218.0       -646.0       539.0 -22884.0
...       ...    ...    ...    ...          ...          ...         ...      ...
499995 -494.0   21.0 -710.0 -215.0        141.0        900.0      -379.0  -4013.0
499996 -379.0  237.0  495.0 -381.0        900.0       -494.0       496.0   9217.0
499997  496.0  632.0  132.0  976.0       -494.0       -379.0       -51.0  -3488.0
499998  -51.0 -114.0  279.0 -337.0       -379.0        496.0        78.0  -1275.0
499999    NaN    NaN    NaN    NaN          NaN          NaN         NaN      NaN

[500000 rows x 8 columns]

=== Technique 7: raw Python `for` loop using `df.iloc[]` index-based indexing and the pre-shifted rows ===
len(val) = 500000
dt_sec[7_MOD_raw_for_loop_using_df.iloc[]_indexing_and_the_preshifted_rows] = 34.186218 sec
df_dict[7_MOD_raw_for_loop_using_df.iloc[]_indexing_and_the_preshifted_rows]:
------
            A      B      C      D  A_i_minus_2  A_i_minus_1  A_i_plus_1      val
0         NaN    NaN    NaN    NaN          NaN          NaN         NaN      NaN
1         NaN    NaN    NaN    NaN          NaN          NaN         NaN      NaN
2      -218.0 -955.0  661.0   82.0       -951.0       -226.0      -646.0 -60011.0
3      -646.0 -617.0 -652.0  625.0       -226.0       -218.0      -443.0 -52489.0
4      -443.0 -471.0  -19.0 -870.0       -218.0       -646.0       539.0 -22884.0
...       ...    ...    ...    ...          ...          ...         ...      ...
499995 -494.0   21.0 -710.0 -215.0        141.0        900.0      -379.0  -4013.0
499996 -379.0  237.0  495.0 -381.0        900.0       -494.0       496.0   9217.0
499997  496.0  632.0  132.0  976.0       -494.0       -379.0       -51.0  -3488.0
499998  -51.0 -114.0  279.0 -337.0       -379.0        496.0        78.0  -1275.0
499999    NaN    NaN    NaN    NaN          NaN          NaN         NaN      NaN

[500000 rows x 8 columns]

=== Technique 8 [BAD-**NEVER** USE!]: use `iterrows()` in a Python `for` loop, and the pre-shifted rows ===
len(val) = 500000
dt_sec[8_MOD_iterrows_in_for_loop_and_the_preshifted_rows] = 10.847548 sec
df_dict[8_MOD_iterrows_in_for_loop_and_the_preshifted_rows]:
------
            A      B      C      D  A_i_minus_2  A_i_minus_1  A_i_plus_1      val
0         NaN    NaN    NaN    NaN          NaN          NaN         NaN      NaN
1         NaN    NaN    NaN    NaN          NaN          NaN         NaN      NaN
2      -218.0 -955.0  661.0   82.0       -951.0       -226.0      -646.0 -60011.0
3      -646.0 -617.0 -652.0  625.0       -226.0       -218.0      -443.0 -52489.0
4      -443.0 -471.0  -19.0 -870.0       -218.0       -646.0       539.0 -22884.0
...       ...    ...    ...    ...          ...          ...         ...      ...
499995 -494.0   21.0 -710.0 -215.0        141.0        900.0      -379.0  -4013.0
499996 -379.0  237.0  495.0 -381.0        900.0       -494.0       496.0   9217.0
499997  496.0  632.0  132.0  976.0       -494.0       -379.0       -51.0  -3488.0
499998  -51.0 -114.0  279.0 -337.0       -379.0        496.0        78.0  -1275.0
499999    NaN    NaN    NaN    NaN          NaN          NaN         NaN      NaN

[500000 rows x 8 columns]

=== Technique 9: named `itertuples()` in a Python `for` loop ===
len(val) = 500000
dt_sec[9_itertuples_in_for_loop] = 0.383379 sec
df_dict[9_itertuples_in_for_loop]:
------
            A      B      C      D  A_i_minus_2  A_i_minus_1  A_i_plus_1      val
0         NaN    NaN    NaN    NaN          NaN          NaN         NaN      NaN
1         NaN    NaN    NaN    NaN          NaN          NaN         NaN      NaN
2      -218.0 -955.0  661.0   82.0       -951.0       -226.0      -646.0 -60011.0
3      -646.0 -617.0 -652.0  625.0       -226.0       -218.0      -443.0 -52489.0
4      -443.0 -471.0  -19.0 -870.0       -218.0       -646.0       539.0 -22884.0
...       ...    ...    ...    ...          ...          ...         ...      ...
499995 -494.0   21.0 -710.0 -215.0        141.0        900.0      -379.0  -4013.0
499996 -379.0  237.0  495.0 -381.0        900.0       -494.0       496.0   9217.0
499997  496.0  632.0  132.0  976.0       -494.0       -379.0       -51.0  -3488.0
499998  -51.0 -114.0  279.0 -337.0       -379.0        496.0        78.0  -1275.0
499999    NaN    NaN    NaN    NaN          NaN          NaN         NaN      NaN

[500000 rows x 8 columns]

=== Technique 10: vectorization, w/`apply()` for if statement corner-case ===
len(val) = 500000
dt_sec[10_vectorization__with_apply_for_if_statement_corner_case] = 0.065442 sec
df_dict[10_vectorization__with_apply_for_if_statement_corner_case]:
------
            A      B      C      D  A_i_minus_2  A_i_minus_1  A_i_plus_1    B_new      val
0         NaN    NaN    NaN    NaN          NaN          NaN         NaN      NaN      NaN
1         NaN    NaN    NaN    NaN          NaN          NaN         NaN      NaN      NaN
2      -218.0 -955.0  661.0   82.0       -951.0       -226.0      -646.0 -57300.0 -60011.0
3      -646.0 -617.0 -652.0  625.0       -226.0       -218.0      -443.0 -37020.0 -52489.0
4      -443.0 -471.0  -19.0 -870.0       -218.0       -646.0       539.0 -28260.0 -22884.0
...       ...    ...    ...    ...          ...          ...         ...      ...      ...
499995 -494.0   21.0 -710.0 -215.0        141.0        900.0      -379.0    126.0  -4013.0
499996 -379.0  237.0  495.0 -381.0        900.0       -494.0       496.0   1422.0   9217.0
499997  496.0  632.0  132.0  976.0       -494.0       -379.0       -51.0   3792.0  -3488.0
499998  -51.0 -114.0  279.0 -337.0       -379.0        496.0        78.0  -6840.0  -1275.0
499999    NaN    NaN    NaN    NaN          NaN          NaN         NaN      NaN      NaN

[500000 rows x 9 columns]

=== Technique 11: vectorization, w/list comprehension for if statement corner-case ===
len(val) = 500000
dt_sec[11_vectorization__with_list_comprehension_for_if_statment_corner_case] = 0.079371 sec
df_dict[11_vectorization__with_list_comprehension_for_if_statment_corner_case]:
------
            A      B      C      D  A_i_minus_2  A_i_minus_1  A_i_plus_1    B_new      val
0         NaN    NaN    NaN    NaN          NaN          NaN         NaN      NaN      NaN
1         NaN    NaN    NaN    NaN          NaN          NaN         NaN      NaN      NaN
2      -218.0 -955.0  661.0   82.0       -951.0       -226.0      -646.0 -57300.0 -60011.0
3      -646.0 -617.0 -652.0  625.0       -226.0       -218.0      -443.0 -37020.0 -52489.0
4      -443.0 -471.0  -19.0 -870.0       -218.0       -646.0       539.0 -28260.0 -22884.0
...       ...    ...    ...    ...          ...          ...         ...      ...      ...
499995 -494.0   21.0 -710.0 -215.0        141.0        900.0      -379.0    126.0  -4013.0
499996 -379.0  237.0  495.0 -381.0        900.0       -494.0       496.0   1422.0   9217.0
499997  496.0  632.0  132.0  976.0       -494.0       -379.0       -51.0   3792.0  -3488.0
499998  -51.0 -114.0  279.0 -337.0       -379.0        496.0        78.0  -6840.0  -1275.0
499999    NaN    NaN    NaN    NaN          NaN          NaN         NaN      NaN      NaN

[500000 rows x 9 columns]

=== Technique 12: pure vectorization: w/`df.loc[]` boolean array indexing for if statement corner-case ===
len(val) = 500000
dt_sec[12_pure_vectorization__with_df.loc[]_boolean_array_indexing_for_if_statment_corner_case] = 0.028573 sec
df_dict[12_pure_vectorization__with_df.loc[]_boolean_array_indexing_for_if_statment_corner_case]:
------
            A      B      C      D  A_i_minus_2  A_i_minus_1  A_i_plus_1    B_new      val
0         NaN    NaN    NaN    NaN          NaN          NaN         NaN      NaN      NaN
1         NaN    NaN    NaN    NaN          NaN          NaN         NaN      NaN      NaN
2      -218.0 -955.0  661.0   82.0       -951.0       -226.0      -646.0 -57300.0 -60011.0
3      -646.0 -617.0 -652.0  625.0       -226.0       -218.0      -443.0 -37020.0 -52489.0
4      -443.0 -471.0  -19.0 -870.0       -218.0       -646.0       539.0 -28260.0 -22884.0
...       ...    ...    ...    ...          ...          ...         ...      ...      ...
499995 -494.0   21.0 -710.0 -215.0        141.0        900.0      -379.0    126.0  -4013.0
499996 -379.0  237.0  495.0 -381.0        900.0       -494.0       496.0   1422.0   9217.0
499997  496.0  632.0  132.0  976.0       -494.0       -379.0       -51.0   3792.0  -3488.0
499998  -51.0 -114.0  279.0 -337.0       -379.0        496.0        78.0  -6840.0  -1275.0
499999    NaN    NaN    NaN    NaN          NaN          NaN         NaN      NaN      NaN

[500000 rows x 9 columns]

=== Technique 13: using the `apply()` function with a lambda ===
len(val) = 500000
dt_sec[13_apply_function_with_lambda] = 4.713148 sec
df_dict[13_apply_function_with_lambda]:
------
            A      B      C      D  A_i_minus_2  A_i_minus_1  A_i_plus_1      val
0         NaN    NaN    NaN    NaN          NaN          NaN         NaN      NaN
1         NaN    NaN    NaN    NaN          NaN          NaN         NaN      NaN
2      -218.0 -955.0  661.0   82.0       -951.0       -226.0      -646.0 -60011.0
3      -646.0 -617.0 -652.0  625.0       -226.0       -218.0      -443.0 -52489.0
4      -443.0 -471.0  -19.0 -870.0       -218.0       -646.0       539.0 -22884.0
...       ...    ...    ...    ...          ...          ...         ...      ...
499995 -494.0   21.0 -710.0 -215.0        141.0        900.0      -379.0  -4013.0
499996 -379.0  237.0  495.0 -381.0        900.0       -494.0       496.0   9217.0
499997  496.0  632.0  132.0  976.0       -494.0       -379.0       -51.0  -3488.0
499998  -51.0 -114.0  279.0 -337.0       -379.0        496.0        78.0  -1275.0
499999    NaN    NaN    NaN    NaN          NaN          NaN         NaN      NaN

[500000 rows x 8 columns]

=== Technique 14 [EASIEST/VERY GOOD]: using a list comprehension with `zip()` and direct variable assignment passed to func ===
len(val) = 500000
dt_sec[14_list_comprehension_w_zip_and_direct_variable_assignment_passed_to_func] = 0.256655 sec
df_dict[14_list_comprehension_w_zip_and_direct_variable_assignment_passed_to_func]:
------
            A      B      C      D  A_i_minus_2  A_i_minus_1  A_i_plus_1      val
0         NaN    NaN    NaN    NaN          NaN          NaN         NaN      NaN
1         NaN    NaN    NaN    NaN          NaN          NaN         NaN      NaN
2      -218.0 -955.0  661.0   82.0       -951.0       -226.0      -646.0 -60011.0
3      -646.0 -617.0 -652.0  625.0       -226.0       -218.0      -443.0 -52489.0
4      -443.0 -471.0  -19.0 -870.0       -218.0       -646.0       539.0 -22884.0
...       ...    ...    ...    ...          ...          ...         ...      ...
499995 -494.0   21.0 -710.0 -215.0        141.0        900.0      -379.0  -4013.0
499996 -379.0  237.0  495.0 -381.0        900.0       -494.0       496.0   9217.0
499997  496.0  632.0  132.0  976.0       -494.0       -379.0       -51.0  -3488.0
499998  -51.0 -114.0  279.0 -337.0       -379.0        496.0        78.0  -1275.0
499999    NaN    NaN    NaN    NaN          NaN          NaN         NaN      NaN

[500000 rows x 8 columns]

=== Technique 15 [EASIEST/VERY GOOD]: using a list comprehension with `zip()` and direct variable assignment calculated in place ===
len(val) = 500000
dt_sec[15_list_comprehension_w_zip_and_direct_variable_assignment_calculated_in_place] = 0.227246 sec
df_dict[15_list_comprehension_w_zip_and_direct_variable_assignment_calculated_in_place]:
------
            A      B      C      D  A_i_minus_2  A_i_minus_1  A_i_plus_1      val
0         NaN    NaN    NaN    NaN          NaN          NaN         NaN      NaN
1         NaN    NaN    NaN    NaN          NaN          NaN         NaN      NaN
2      -218.0 -955.0  661.0   82.0       -951.0       -226.0      -646.0 -60011.0
3      -646.0 -617.0 -652.0  625.0       -226.0       -218.0      -443.0 -52489.0
4      -443.0 -471.0  -19.0 -870.0       -218.0       -646.0       539.0 -22884.0
...       ...    ...    ...    ...          ...          ...         ...      ...
499995 -494.0   21.0 -710.0 -215.0        141.0        900.0      -379.0  -4013.0
499996 -379.0  237.0  495.0 -381.0        900.0       -494.0       496.0   9217.0
499997  496.0  632.0  132.0  976.0       -494.0       -379.0       -51.0  -3488.0
499998  -51.0 -114.0  279.0 -337.0       -379.0        496.0        78.0  -1275.0
499999    NaN    NaN    NaN    NaN          NaN          NaN         NaN      NaN

[500000 rows x 8 columns]

=== Technique 16: using a list comprehension with `zip()` and `row` tuple passed to func ===
len(val) = 500000
dt_sec[16_list_comprehension_w_zip_and_row_tuple_passed_to_func] = 0.270629 sec
df_dict[16_list_comprehension_w_zip_and_row_tuple_passed_to_func]:
------
            A      B      C      D  A_i_minus_2  A_i_minus_1  A_i_plus_1      val
0         NaN    NaN    NaN    NaN          NaN          NaN         NaN      NaN
1         NaN    NaN    NaN    NaN          NaN          NaN         NaN      NaN
2      -218.0 -955.0  661.0   82.0       -951.0       -226.0      -646.0 -60011.0
3      -646.0 -617.0 -652.0  625.0       -226.0       -218.0      -443.0 -52489.0
4      -443.0 -471.0  -19.0 -870.0       -218.0       -646.0       539.0 -22884.0
...       ...    ...    ...    ...          ...          ...         ...      ...
499995 -494.0   21.0 -710.0 -215.0        141.0        900.0      -379.0  -4013.0
499996 -379.0  237.0  495.0 -381.0        900.0       -494.0       496.0   9217.0
499997  496.0  632.0  132.0  976.0       -494.0       -379.0       -51.0  -3488.0
499998  -51.0 -114.0  279.0 -337.0       -379.0        496.0        78.0  -1275.0
499999    NaN    NaN    NaN    NaN          NaN          NaN         NaN      NaN

[500000 rows x 8 columns]

=== Technique 17: using a list comprehension with `.to_numpy()` and direct variable assignment passed to func ===
len(val) = 500000
dt_sec[17_list_comprehension_w__to_numpy__and_direct_variable_assignment_passed_to_func] = 0.632865 sec
df_dict[17_list_comprehension_w__to_numpy__and_direct_variable_assignment_passed_to_func]:
------
            A      B      C      D  A_i_minus_2  A_i_minus_1  A_i_plus_1      val
0         NaN    NaN    NaN    NaN          NaN          NaN         NaN      NaN
1         NaN    NaN    NaN    NaN          NaN          NaN         NaN      NaN
2      -218.0 -955.0  661.0   82.0       -951.0       -226.0      -646.0 -60011.0
3      -646.0 -617.0 -652.0  625.0       -226.0       -218.0      -443.0 -52489.0
4      -443.0 -471.0  -19.0 -870.0       -218.0       -646.0       539.0 -22884.0
...       ...    ...    ...    ...          ...          ...         ...      ...
499995 -494.0   21.0 -710.0 -215.0        141.0        900.0      -379.0  -4013.0
499996 -379.0  237.0  495.0 -381.0        900.0       -494.0       496.0   9217.0
499997  496.0  632.0  132.0  976.0       -494.0       -379.0       -51.0  -3488.0
499998  -51.0 -114.0  279.0 -337.0       -379.0        496.0        78.0  -1275.0
499999    NaN    NaN    NaN    NaN          NaN          NaN         NaN      NaN

[500000 rows x 8 columns]

Checking stats for technique "1_raw_for_loop_using_regular_df_indexing"
Checking stats for technique "2_raw_for_loop_using_df.loc[]_indexing"
Checking stats for technique "3_raw_for_loop_using_df.iloc[]_indexing"
Checking stats for technique "4_iterrows_in_for_loop"
Checking stats for technique "5_MOD_raw_for_loop_using_regular_df_indexing_and_the_preshifted_rows"
Checking stats for technique "6_MOD_raw_for_loop_using_df.loc[]_indexing_and_the_preshifted_rows"
Checking stats for technique "7_MOD_raw_for_loop_using_df.iloc[]_indexing_and_the_preshifted_rows"
Checking stats for technique "8_MOD_iterrows_in_for_loop_and_the_preshifted_rows"
Checking stats for technique "9_itertuples_in_for_loop"
Checking stats for technique "10_vectorization__with_apply_for_if_statement_corner_case"
Checking stats for technique "11_vectorization__with_list_comprehension_for_if_statment_corner_case"
Checking stats for technique "12_pure_vectorization__with_df.loc[]_boolean_array_indexing_for_if_statment_corner_case"
Checking stats for technique "13_apply_function_with_lambda"
Checking stats for technique "14_list_comprehension_w_zip_and_direct_variable_assignment_passed_to_func"
Checking stats for technique "15_list_comprehension_w_zip_and_direct_variable_assignment_calculated_in_place"
Checking stats for technique "16_list_comprehension_w_zip_and_row_tuple_passed_to_func"
Checking stats for technique "17_list_comprehension_w__to_numpy__and_direct_variable_assignment_passed_to_func"
Tests passed: the results of all techniques are equal!

df_first =
          A    B    C    D      val
0      -951 -955  -70 -428      NaN
1      -226 -574 -389  602      NaN
2      -218 -955  661   82 -60011.0
3      -646 -617 -652  625 -52489.0
4      -443 -471  -19 -870 -22884.0
...     ...  ...  ...  ...      ...
499995 -494   21 -710 -215  -4013.0
499996 -379  237  495 -381   9217.0
499997  496  632  132  976  -3488.0
499998  -51 -114  279 -337  -1275.0
499999   78 -326  701  198      NaN

[500000 rows x 5 columns]


Summary statistics:
count    499997.000000
mean     -13545.405784
std       21931.985807
min      -83241.000000
25%      -30120.000000
50%       -6277.000000
75%        3529.000000
max       30617.000000
Name: val, dtype: float64

results_df =
    index                                             Method   Time_sec                                 Method_short_names  text_x     text_y  time_multiplier             text_label
0       2            3_raw_for_loop_using_df.iloc[]_indexing  35.398073    3_raw_\nfor_loop_\nusing_\ndf.iloc[]_\nindexing       0  37.167977      1238.855095  35.3981 sec\n1238.86x
1       6  7_MOD_raw_for_loop_using_df.iloc[]_indexing_an...  34.186218  7_MOD_\nraw_for_\nloop_\nusing_\ndf.iloc[]_\ni...       1  35.956122      1196.442839  34.1862 sec\n1196.44x
2       3                             4_iterrows_in_for_loop  14.720045                         4_iterrows_\nin_for_\nloop       2  16.489949       515.169378   14.7200 sec\n515.17x
3       1             2_raw_for_loop_using_df.loc[]_indexing  14.355397     2_raw_\nfor_loop_\nusing_\ndf.loc[]_\nindexing       3  16.125301       502.407482   14.3554 sec\n502.41x
4       5  6_MOD_raw_for_loop_using_df.loc[]_indexing_and...  13.844656  6_MOD_\nraw_for_\nloop_\nusing_\ndf.loc[]_\nin...       4  15.614560       484.532662   13.8447 sec\n484.53x
5       7  8_MOD_iterrows_in_for_loop_and_the_preshifted_...  10.847548  8_MOD_\niterrows_\nin_for_\nloop_\nand_the_\np...       5  12.617452       379.640452   10.8475 sec\n379.64x
6       0           1_raw_for_loop_using_regular_df_indexing   8.824408  1_raw_\nfor_loop_\nusing_\nregular_\ndf_indexi...       6  10.594311       308.834961    8.8244 sec\n308.83x
7       4  5_MOD_raw_for_loop_using_regular_df_indexing_a...   8.548541  5_MOD_\nraw_for_\nloop_\nusing_\nregular_\ndf_...       7  10.318445       299.180226    8.5485 sec\n299.18x
8      12                      13_apply_function_with_lambda   4.713148                13_apply_\nfunction_\nwith_\nlambda       8   6.483051       164.949854    4.7131 sec\n164.95x
9      16  17_list_comprehension_w__to_numpy__and_direct_...   0.632865  17_list_\ncomprehen\nsion_\nw__to_\nnumpy_\n_a...       9   2.402768        22.148880     0.6329 sec\n22.15x
10      8                           9_itertuples_in_for_loop   0.383379                       9_itertuples_\nin_for_\nloop      10   2.153283        13.417434     0.3834 sec\n13.42x
11     15  16_list_comprehension_w_zip_and_row_tuple_pass...   0.270629  16_list_\ncomprehen\nsion_\nw_zip_\nand_row_\n...      11   2.040533         9.471429      0.2706 sec\n9.47x
12     13  14_list_comprehension_w_zip_and_direct_variabl...   0.256655  14_list_\ncomprehen\nsion_\nw_zip_\nand_direct...      12   2.026558         8.982354      0.2567 sec\n8.98x
13     14  15_list_comprehension_w_zip_and_direct_variabl...   0.227246  15_list_\ncomprehen\nsion_\nw_zip_\nand_direct...      13   1.997150         7.953119      0.2272 sec\n7.95x
14     10  11_vectorization__with_list_comprehension_for_...   0.079371  11_vector\nization_\n_with_\nlist_\ncomprehen\...      14   1.849274         2.777803      0.0794 sec\n2.78x
15      9  10_vectorization__with_apply_for_if_statement_...   0.065442  10_vector\nization_\n_with_\napply_\nfor_if_\n...      15   1.835346         2.290328      0.0654 sec\n2.29x
16     11  12_pure_vectorization__with_df.loc[]_boolean_a...   0.028573  12_pure_\nvectoriza\ntion_\n_with_\ndf.loc[]_\...      16   1.798477         1.000000      0.0286 sec\n1.00x

"""
